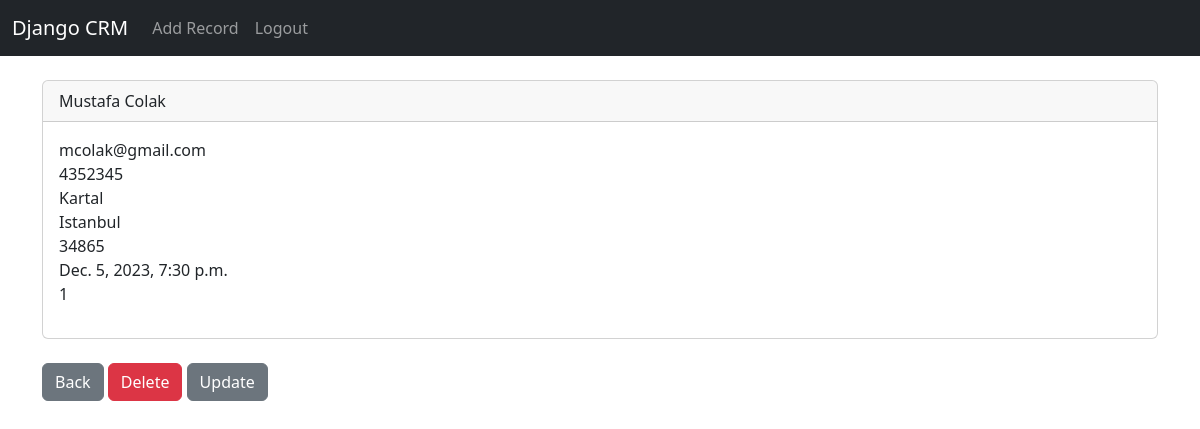
The page /record/1 (signed in) on the database its author committed.
### website/models.py (models this page shows, shortened)
class Record(models.Model):
	created_at = models.DateTimeField(auto_now_add=True)
	first_name = models.CharField(max_length=50)
	last_name = models.CharField(max_length=50)
	email = models.CharField(max_length=50)
	phone = models.CharField(max_length=50)
	address = models.CharField(max_length=50)
	city = models.CharField(max_length=50)
	zipcode = models.CharField(max_length=50)

### website/views.py (the view)
# urls.py: path('record/<int:pk>', views.customer_record, name='record'),
def customer_record(request, pk):
	if request.user.is_authenticated:
		customer_record = Record.objects.get(id=pk)
		return render(request, 'record.html', {'customer_record': customer_record})
	else:
		messages.success(request, 'You must be logged in to view this page')
		return redirect('home')

### website/templates/record.html
{% extends 'base.html' %}
{% block content %}
<br>
<div class="card">
	<div class="card-header">
		{{ customer_record.first_name }}
		{{ customer_record.last_name }}
	</div>
	<div class="card-body">
		<p class="cart-text">
			{{ customer_record.email }}<br>
			{{ customer_record.phone }}<br>
			{{ customer_record.address }}<br>
			{{ customer_record.city }}<br>
			{{ customer_record.zipcode }}<br>
			{{ customer_record.created_at }}<br>
			{{ customer_record.id }}<br>
		</p>
	</div>
</div>
<br>
<a href="{% url 'home' %}" class='btn btn-secondary'>Back</a>
<a href="{% url 'delete_record' customer_record.id %}" class='btn btn-danger'>Delete</a>
<a href="{% url 'update_record' customer_record.id %}" class='btn btn-secondary'>Update</a>
{% endblock %}

### rows shown on the page
Record: first_name "Mustafa", last_name "Colak", email "mcolak@gmail.com", phone "4352345", address "Kartal", city "Istanbul", zipcode "34865", created_at "Dec. 5, 2023, 7:30 p.m.", id "1"
